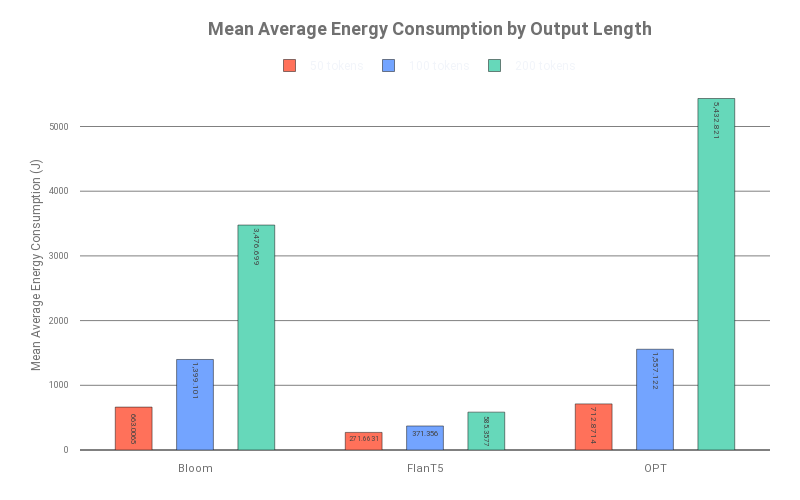
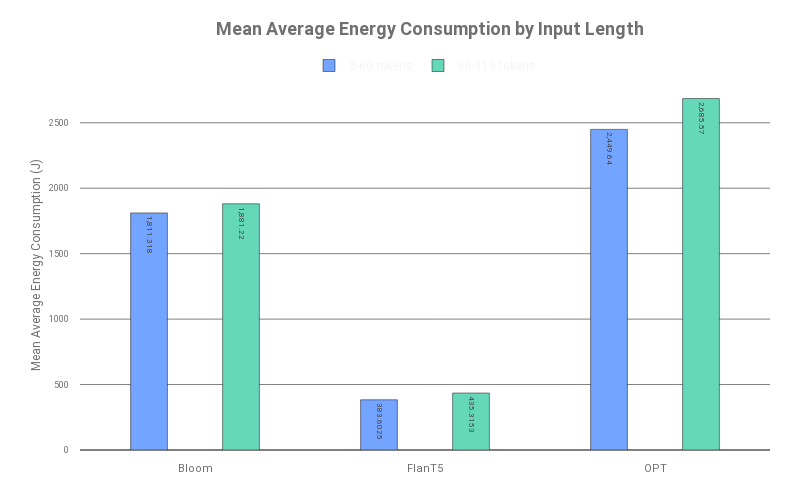

Notebook code cell kept with these figures, in order:
### Code cell
# Calculate the energy consumption in Joules (J)
combined_power_time_summary['Energy (J)'] = (combined_power_time_summary['Combined Power'] / 1000) * combined_power_time_summary['time']

# Group the combined_power_time_summary dataframe by Model and Output/Input Length, taking the mean of Energy
energy_avg_output = (combined_power_time_summary.groupby(['Model', 'Output Length'])['Energy (J)']
                   .mean()
                   .reset_index())

energy_avg_input = (combined_power_time_summary.groupby(['Model', 'Input Length'])['Energy (J)']
                   .mean()
                   .reset_index())

# Plot the average energy consumption for different output lengths of each model
def plot_average_energy_output(dataframe, title):

    if title == "Input":
        color_discrete_map={"0-60 tokens": "#73A4FF", "60-110 tokens": "#66D8BA"}
        length_labels = {'short': '0-60 tokens', 'long': '60-110 tokens'}
        category_order = {"Input Length": ["0-60 tokens", "60-110 tokens"]}
    elif title == "Output":
        color_discrete_map={"50 tokens": "#FF715A","100 tokens": "#73A4FF", "200 tokens": "#66D8BA"}
        length_labels = {'50': '50 tokens', '100': '100 tokens', '200': '200 tokens'}
        category_order = {"Output Length": ["50 tokens", "100 tokens", "200 tokens"]}
    
    # Map the new labels to the appropriate column in the dataframe
    dataframe[f'{title} Length'] = dataframe[f'{title} Length'].map(length_labels)

    fig = px.bar(dataframe, 
                 x='Model', 
                 y='Energy (J)',  # Use Energy in Joules for the y-axis
                 color=f'{title} Length',  # Different bars for each output length
                 barmode='group',  # Group bars by model
                 title=title, 
                 color_discrete_map=color_discrete_map,
                 category_orders=category_order,
                 labels={'Energy (J)': 'Mean Average Energy Consumption (J)', f'{title} Length': f'{title} Length'},
                 template='plotly_dark', 
                 width=800, 
                 height=500,
                 text_auto=True)

    fig.update_yaxes(title_font=dict(size=12), title_font_color=titlecolor, color=titlecolor, tickfont=dict(size=9), gridcolor=graycolor, zerolinecolor=graycolor)
    fig.update_xaxes(zeroline=True, showgrid=False, color=titlecolor, title_font_color=titlecolor, tickfont=dict(size=11), title_text='')
    fig.update_traces(textfont=dict(size=8), width=[0.16, 0.16, 0.16])
    fig.update_layout(autosize=True, hovermode=False, 
                      legend_title_text='', 
                      legend=dict(orientation="h", yanchor="bottom", y=1, 
                                  xanchor="center", x=0.5, title=f"{title} Length"),
                      font=dict(family="SF Pro Display, Roboto, Droid Sans, Arial"),
                      title={
                          'text': f"<b>Mean Average Energy Consumption by {title} Length</b> <br>",
                          'y': 0.93,
                          'x': 0.54,
                          'xanchor': 'center',
                          'yanchor': 'top',
                          'font': dict(size=18, color=titlecolor)},
                      margin=dict(r=30, b=0, t=80), margin_pad=10,
                      modebar=dict(orientation='v'),
                      plot_bgcolor=bgcolor,
                      paper_bgcolor=bgcolor)

    fig.write_image(f"./energy-average-bar-{title}.png")  # Save as PNG
    fig.show()

# Call the function to plot for all models
plot_average_energy_output(energy_avg_output, "Output")
plot_average_energy_output(energy_avg_input, "Input")

### Figure 1 — Plotly figure (JSON) as saved in the notebook; plotly's stock layout.template omitted (floating-point values rounded to 4 significant figures)
{"data": [{"alignmentgroup": "True", "hovertemplate": "Output Length=50 tokens<br>Model=%{x}<br>Mean Average Energy Consumption (J)=%{y}<extra></extra>", "legendgroup": "50 tokens", "marker": {"color": "#FF715A", "pattern": {"shape": ""}}, "name": "50 tokens", "offsetgroup": "50 tokens", "orientation": "v", "showlegend": true, "textfont": {"size": 8}, "textposition": "auto", "texttemplate": "%{y}", "type": "bar", "width": [0.16, 0.16, 0.16], "x": ["Bloom", "FlanT5", "OPT"], "xaxis": "x", "y": [663.0, 271.7, 712.9], "yaxis": "y"}, {"alignmentgroup": "True", "hovertemplate": "Output Length=100 tokens<br>Model=%{x}<br>Mean Average Energy Consumption (J)=%{y}<extra></extra>", "legendgroup": "100 tokens", "marker": {"color": "#73A4FF", "pattern": {"shape": ""}}, "name": "100 tokens", "offsetgroup": "100 tokens", "orientation": "v", "showlegend": true, "textfont": {"size": 8}, "textposition": "auto", "texttemplate": "%{y}", "type": "bar", "width": [0.16, 0.16, 0.16], "x": ["Bloom", "FlanT5", "OPT"], "xaxis": "x", "y": [1399.0, 371.4, 1557.0], "yaxis": "y"}, {"alignmentgroup": "True", "hovertemplate": "Output Length=200 tokens<br>Model=%{x}<br>Mean Average Energy Consumption (J)=%{y}<extra></extra>", "legendgroup": "200 tokens", "marker": {"color": "#66D8BA", "pattern": {"shape": ""}}, "name": "200 tokens", "offsetgroup": "200 tokens", "orientation": "v", "showlegend": true, "textfont": {"size": 8}, "textposition": "auto", "texttemplate": "%{y}", "type": "bar", "width": [0.16, 0.16, 0.16], "x": ["Bloom", "FlanT5", "OPT"], "xaxis": "x", "y": [3477.0, 585.4, 5433.0], "yaxis": "y"}], "layout": {"autosize": true, "barmode": "group", "font": {"family": "SF Pro Display, Roboto, Droid Sans, Arial"}, "height": 500, "hovermode": false, "legend": {"orientation": "h", "title": {"text": ""}, "tracegroupgap": 0, "x": 0.5, "xanchor": "center", "y": 1, "yanchor": "bottom"}, "margin": {"b": 0, "pad": 10, "r": 30, "t": 80}, "modebar": {"orientation": "v"}, "paper_bgcolor": "white", "plot_bgcolor": "white", "title": {"font": {"color": "#707070", "size": 18}, "text": "<b>Mean Average Energy Consumption by Output Length</b> <br>", "x": 0.54, "xanchor": "center", "y": 0.93, "yanchor": "top"}, "width": 800, "xaxis": {"anchor": "y", "color": "#707070", "domain": [0, 1], "showgrid": false, "tickfont": {"size": 11}, "title": {"font": {"color": "#707070"}, "text": ""}, "zeroline": true}, "yaxis": {"anchor": "x", "color": "#707070", "domain": [0, 1], "gridcolor": "gray", "tickfont": {"size": 9}, "title": {"font": {"color": "#707070", "size": 12}, "text": "Mean Average Energy Consumption (J)"}, "zerolinecolor": "gray"}}}

### Figure 2 — Plotly figure (JSON) as saved in the notebook; plotly's stock layout.template omitted (floating-point values rounded to 4 significant figures)
{"data": [{"alignmentgroup": "True", "hovertemplate": "Input Length=0-60 tokens<br>Model=%{x}<br>Mean Average Energy Consumption (J)=%{y}<extra></extra>", "legendgroup": "0-60 tokens", "marker": {"color": "#73A4FF", "pattern": {"shape": ""}}, "name": "0-60 tokens", "offsetgroup": "0-60 tokens", "orientation": "v", "showlegend": true, "textfont": {"size": 8}, "textposition": "auto", "texttemplate": "%{y}", "type": "bar", "width": [0.16, 0.16, 0.16], "x": ["Bloom", "FlanT5", "OPT"], "xaxis": "x", "y": [1811.0, 383.6, 2450.0], "yaxis": "y"}, {"alignmentgroup": "True", "hovertemplate": "Input Length=60-110 tokens<br>Model=%{x}<br>Mean Average Energy Consumption (J)=%{y}<extra></extra>", "legendgroup": "60-110 tokens", "marker": {"color": "#66D8BA", "pattern": {"shape": ""}}, "name": "60-110 tokens", "offsetgroup": "60-110 tokens", "orientation": "v", "showlegend": true, "textfont": {"size": 8}, "textposition": "auto", "texttemplate": "%{y}", "type": "bar", "width": [0.16, 0.16, 0.16], "x": ["Bloom", "FlanT5", "OPT"], "xaxis": "x", "y": [1881.0, 435.3, 2686.0], "yaxis": "y"}], "layout": {"autosize": true, "barmode": "group", "font": {"family": "SF Pro Display, Roboto, Droid Sans, Arial"}, "height": 500, "hovermode": false, "legend": {"orientation": "h", "title": {"text": ""}, "tracegroupgap": 0, "x": 0.5, "xanchor": "center", "y": 1, "yanchor": "bottom"}, "margin": {"b": 0, "pad": 10, "r": 30, "t": 80}, "modebar": {"orientation": "v"}, "paper_bgcolor": "white", "plot_bgcolor": "white", "title": {"font": {"color": "#707070", "size": 18}, "text": "<b>Mean Average Energy Consumption by Input Length</b> <br>", "x": 0.54, "xanchor": "center", "y": 0.93, "yanchor": "top"}, "width": 800, "xaxis": {"anchor": "y", "color": "#707070", "domain": [0, 1], "showgrid": false, "tickfont": {"size": 11}, "title": {"font": {"color": "#707070"}, "text": ""}, "zeroline": true}, "yaxis": {"anchor": "x", "color": "#707070", "domain": [0, 1], "gridcolor": "gray", "tickfont": {"size": 9}, "title": {"font": {"color": "#707070", "size": 12}, "text": "Mean Average Energy Consumption (J)"}, "zerolinecolor": "gray"}}}
